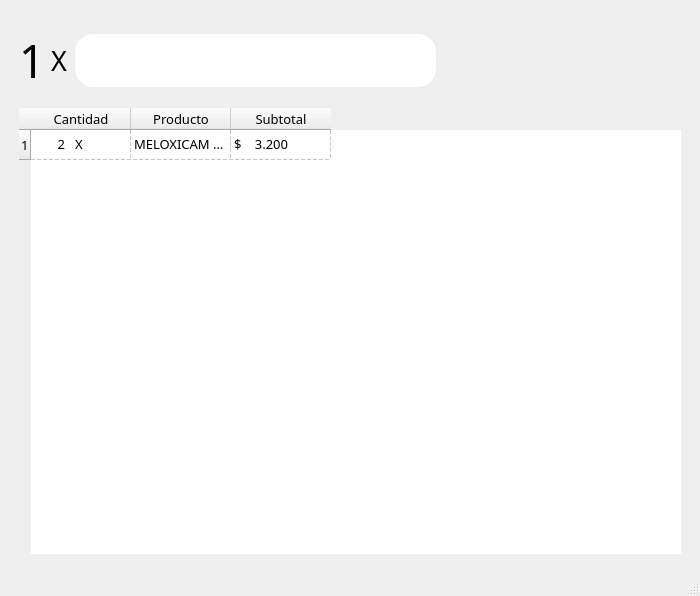
<?xml version="1.0" encoding="UTF-8"?>
<ui version="4.0">
 <class>MainWindow</class>
 <widget class="QMainWindow" name="MainWindow">
  <property name="geometry">
   <rect>
    <x>0</x>
    <y>0</y>
    <width>700</width>
    <height>596</height>
   </rect>
  </property>
  <property name="font">
   <font>
    <family>Roboto Mono Thin for Powerline</family>
    <pointsize>10</pointsize>
   </font>
  </property>
  <property name="windowTitle">
   <string>MainWindow</string>
  </property>
  <widget class="QWidget" name="centralwidget">
   <layout class="QVBoxLayout" name="verticalLayout_2">
    <item>
     <layout class="QVBoxLayout" name="verticalLayout">
      <property name="leftMargin">
       <number>10</number>
      </property>
      <property name="rightMargin">
       <number>10</number>
      </property>
      <item>
       <spacer name="verticalSpacer_3">
        <property name="orientation">
         <enum>Qt::Vertical</enum>
        </property>
        <property name="sizeType">
         <enum>QSizePolicy::Fixed</enum>
        </property>
        <property name="sizeHint" stdset="0">
         <size>
          <width>20</width>
          <height>20</height>
         </size>
        </property>
       </spacer>
      </item>
      <item>
       <layout class="QHBoxLayout" name="horizontalLayout">
        <item>
         <widget class="QLabel" name="label">
          <property name="font">
           <font>
            <family>Arial Black</family>
            <pointsize>34</pointsize>
            <weight>50</weight>
            <bold>false</bold>
            <kerning>true</kerning>
           </font>
          </property>
          <property name="text">
           <string>1</string>
          </property>
          <property name="scaledContents">
           <bool>false</bool>
          </property>
          <property name="alignment">
           <set>Qt::AlignCenter</set>
          </property>
         </widget>
        </item>
        <item>
         <widget class="QLabel" name="label_2">
          <property name="font">
           <font>
            <family>Arial Black</family>
            <pointsize>20</pointsize>
           </font>
          </property>
          <property name="text">
           <string>X</string>
          </property>
          <property name="textFormat">
           <enum>Qt::PlainText</enum>
          </property>
          <property name="alignment">
           <set>Qt::AlignCenter</set>
          </property>
         </widget>
        </item>
        <item>
         <widget class="QLineEdit" name="lineEdit">
          <property name="sizePolicy">
           <sizepolicy hsizetype="Minimum" vsizetype="Fixed">
            <horstretch>0</horstretch>
            <verstretch>0</verstretch>
           </sizepolicy>
          </property>
          <property name="font">
           <font>
            <family>Roboto Mono for Powerline</family>
            <pointsize>28</pointsize>
            <weight>75</weight>
            <bold>true</bold>
           </font>
          </property>
          <property name="styleSheet">
           <string notr="true">border: 2px solid #EEE;
border-radius: 20px;</string>
          </property>
          <property name="maxLength">
           <number>16</number>
          </property>
          <property name="frame">
           <bool>true</bool>
          </property>
          <property name="alignment">
           <set>Qt::AlignCenter</set>
          </property>
         </widget>
        </item>
        <item>
         <spacer name="horizontalSpacer">
          <property name="orientation">
           <enum>Qt::Horizontal</enum>
          </property>
          <property name="sizeHint" stdset="0">
           <size>
            <width>40</width>
            <height>20</height>
           </size>
          </property>
         </spacer>
        </item>
       </layout>
      </item>
      <item>
       <spacer name="verticalSpacer_2">
        <property name="orientation">
         <enum>Qt::Vertical</enum>
        </property>
        <property name="sizeType">
         <enum>QSizePolicy::Minimum</enum>
        </property>
        <property name="sizeHint" stdset="0">
         <size>
          <width>20</width>
          <height>10</height>
         </size>
        </property>
       </spacer>
      </item>
      <item>
       <widget class="QTableWidget" name="tableWidget">
        <property name="minimumSize">
         <size>
          <width>30</width>
          <height>0</height>
         </size>
        </property>
        <property name="frameShape">
         <enum>QFrame::NoFrame</enum>
        </property>
        <property name="frameShadow">
         <enum>QFrame::Plain</enum>
        </property>
        <property name="lineWidth">
         <number>0</number>
        </property>
        <property name="sizeAdjustPolicy">
         <enum>QAbstractScrollArea::AdjustIgnored</enum>
        </property>
        <property name="editTriggers">
         <set>QAbstractItemView::NoEditTriggers</set>
        </property>
        <property name="dragDropOverwriteMode">
         <bool>false</bool>
        </property>
        <property name="selectionMode">
         <enum>QAbstractItemView::SingleSelection</enum>
        </property>
        <property name="selectionBehavior">
         <enum>QAbstractItemView::SelectRows</enum>
        </property>
        <property name="textElideMode">
         <enum>Qt::ElideNone</enum>
        </property>
        <property name="gridStyle">
         <enum>Qt::DashLine</enum>
        </property>
        <attribute name="horizontalHeaderHighlightSections">
         <bool>false</bool>
        </attribute>
        <row>
         <property name="text">
          <string>1</string>
         </property>
        </row>
        <column>
         <property name="text">
          <string>Cantidad</string>
         </property>
        </column>
        <column>
         <property name="text">
          <string>Producto</string>
         </property>
        </column>
        <column>
         <property name="text">
          <string>Subtotal</string>
         </property>
        </column>
        <item row="0" column="0">
         <property name="text">
          <string>       2   X</string>
         </property>
        </item>
        <item row="0" column="1">
         <property name="text">
          <string>MELOXICAM 15MG X 10 COM
$  1.600</string>
         </property>
        </item>
        <item row="0" column="2">
         <property name="text">
          <string>$    3.200</string>
         </property>
        </item>
       </widget>
      </item>
      <item>
       <spacer name="verticalSpacer">
        <property name="orientation">
         <enum>Qt::Vertical</enum>
        </property>
        <property name="sizeType">
         <enum>QSizePolicy::Minimum</enum>
        </property>
        <property name="sizeHint" stdset="0">
         <size>
          <width>20</width>
          <height>10</height>
         </size>
        </property>
       </spacer>
      </item>
     </layout>
    </item>
   </layout>
  </widget>
  <widget class="QStatusBar" name="statusbar"/>
 </widget>
 <resources/>
 <connections>
  <connection>
   <sender>lineEdit</sender>
   <signal>returnPressed()</signal>
   <receiver>lineEdit</receiver>
   <slot>clear()</slot>
   <hints>
    <hint type="sourcelabel">
     <x>253</x>
     <y>59</y>
    </hint>
    <hint type="destinationlabel">
     <x>253</x>
     <y>59</y>
    </hint>
   </hints>
  </connection>
  <connection>
   <sender>lineEdit</sender>
   <signal>returnPressed()</signal>
   <receiver>label</receiver>
   <slot>showNormal()</slot>
   <hints>
    <hint type="sourcelabel">
     <x>273</x>
     <y>65</y>
    </hint>
    <hint type="destinationlabel">
     <x>46</x>
     <y>65</y>
    </hint>
   </hints>
  </connection>
 </connections>
</ui>
